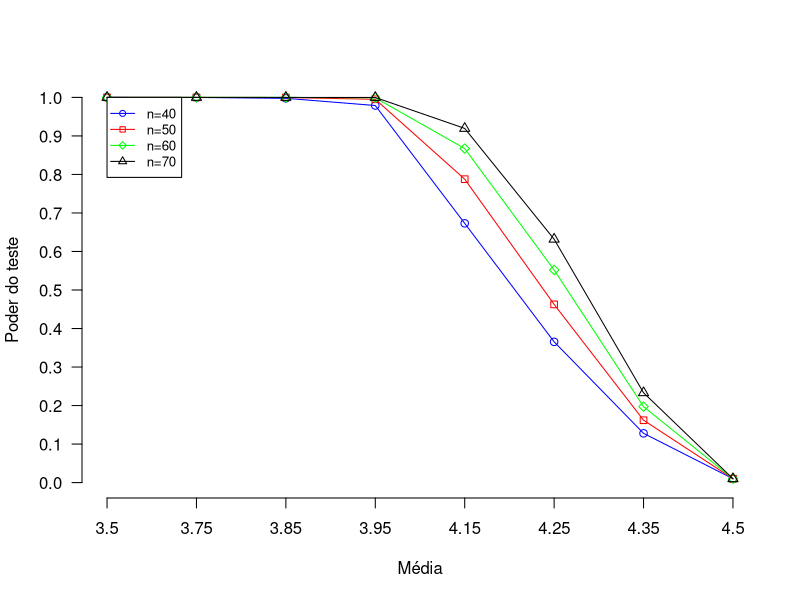

This figure's R source:
#!/usr/bin/Rscript

poder_do_teste = function(delta, sdev, n){
	poder = power.t.test(n = n,d = delta, sd = sdev, sig.level = 0.01, power = NULL, type = "one.sample", alternative = "one.sided", strict = FALSE)
	poder[[5]]
}

h0 = 4.5
sdev = 0.77
n = 40
message(">>>> n = ", n)
poder40 <- c(
poder_do_teste(abs(3.50 - h0), sdev, n),
poder_do_teste(abs(3.75 - h0), sdev, n),
poder_do_teste(abs(3.85 - h0), sdev, n),
poder_do_teste(abs(3.95 - h0), sdev, n),
poder_do_teste(abs(4.15 - h0), sdev, n),
poder_do_teste(abs(4.25 - h0), sdev, n),
poder_do_teste(abs(4.35 - h0), sdev, n),
poder_do_teste(abs(4.5 - h0), sdev, n)
)

n = 50
message(">>>> n = ", n)
poder50 <- c(
poder_do_teste(abs(3.50 - h0), sdev, n),
poder_do_teste(abs(3.75 - h0), sdev, n),
poder_do_teste(abs(3.85 - h0), sdev, n),
poder_do_teste(abs(3.95 - h0), sdev, n),
poder_do_teste(abs(4.15 - h0), sdev, n),
poder_do_teste(abs(4.25 - h0), sdev, n),
poder_do_teste(abs(4.35 - h0), sdev, n),
poder_do_teste(abs(4.5 - h0), sdev, n)
)

n=60
message(">>>> n = ", n)
poder60 <- c(
poder_do_teste(abs(3.50 - h0), sdev, n),
poder_do_teste(abs(3.75 - h0), sdev, n),
poder_do_teste(abs(3.85 - h0), sdev, n),
poder_do_teste(abs(3.95 - h0), sdev, n),
poder_do_teste(abs(4.15 - h0), sdev, n),
poder_do_teste(abs(4.25 - h0), sdev, n),
poder_do_teste(abs(4.35 - h0), sdev, n),
poder_do_teste(abs(4.5 - h0), sdev, n)
)

n=70
message(">>>> n = ", n)
poder70 <- c(
poder_do_teste(abs(3.50 - h0), sdev, n),
poder_do_teste(abs(3.75 - h0), sdev, n),
poder_do_teste(abs(3.85 - h0), sdev, n),
poder_do_teste(abs(3.95 - h0), sdev, n),
poder_do_teste(abs(4.15 - h0), sdev, n),
poder_do_teste(abs(4.25 - h0), sdev, n),
poder_do_teste(abs(4.35 - h0), sdev, n),
poder_do_teste(abs(4.5 - h0), sdev, n)
)

plot(poder40, type="o", col="blue", ylim=c(0, 1), axes=FALSE, ann=FALSE)
lines(poder50, type="o", pch=22, col="red")
lines(poder60, type="o", pch=23, col="green")
lines(poder70, type="o", pch=24, col="black")

axis(1, at=1:8, lab=c(3.5, 3.75, 3.85, 3.95, 4.15, 4.25, 4.35, 4.5))
title(xlab="Média", col.lab="black")

axis(2, las=1, at=c(0, 0.1, 0.2, 0.3, 0.4, 0.5, 0.6, 0.7, 0.8, 0.9, 1))
title(ylab="Poder do teste", col.lab="black")

legend(1, 1, c("n=40", "n=50", "n=60", "n=70"), cex=0.8, col=c("blue", "red", "green", "black"), pch=21:24, lty=1)

#message("Press Return To Continue")
#invisible(readLines("stdin", n=1))
